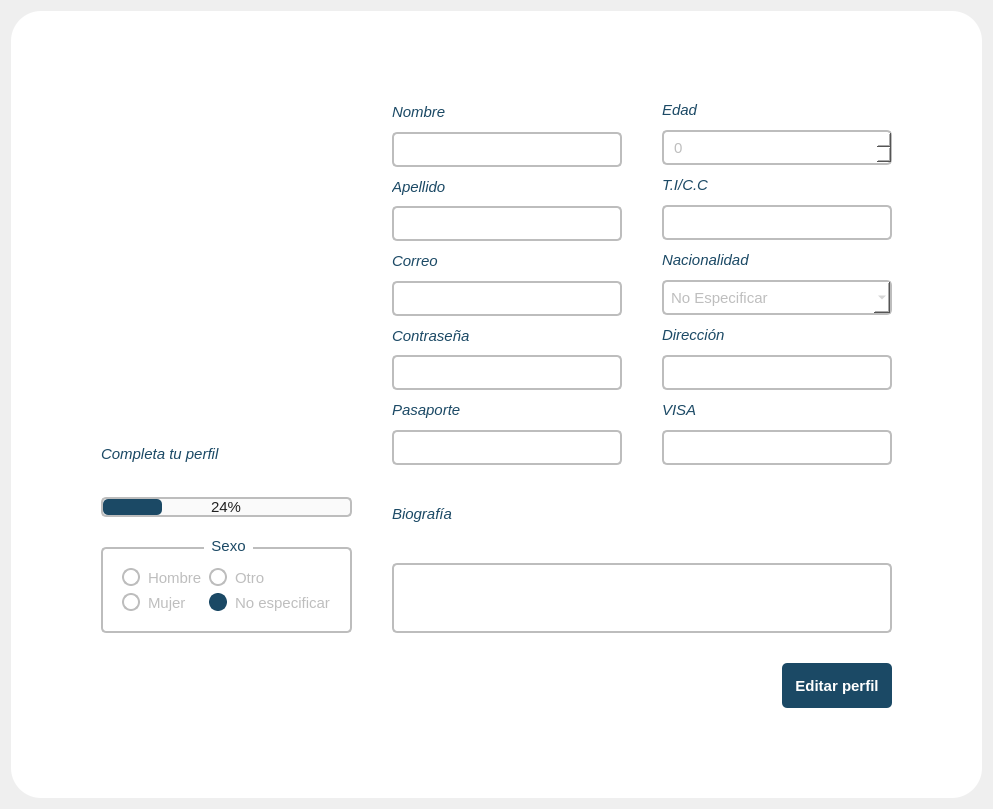
             <widget class="QWidget" name="profile_page">
              <layout class="QGridLayout" name="gridLayout_4">
               <item row="0" column="0">
                <widget class="QFrame" name="frame_15">
                 <property name="styleSheet">
                  <string notr="true">QFrame {
	border-radius: 30px;
	background-color: rgb(255, 255, 255);
}
QLabel {
    color: #1B4965;
    font-size: 15px;
    font-style: italic;
}


QPushButton {
    background-color: rgb(27, 73, 101);
    color: white;
    border: none;
    border-radius: 5px;
    font-size: 15px;
    font-weight: bold;
}

QPushButton:hover {
    background-color:
}

QPushButton:pressed {
    background-color: #163B52; 
}

QLineEdit {
    background-color: white; 
    border: 2px solid #BDBDBD;
    border-radius: 5px; 
    padding: 0 8px; 
    font-size: 15px;
    height: 40px;
    width: 230px;
}

QLineEdit:focus {
    border: 2px solid #1B4965; /* Color principal */
}

QPlainTextEdit {
    background-color: white; 
    border: 2px solid #BDBDBD;
    border-radius: 5px; 
    padding: 10px;
    font-size: 15px;
}

QPlainTextEdit:focus {
    border: 2px solid #1B4965; /* Color principal */
}

QRadioButton {
    font-size: 15px;
    spacing: 8px;
	background-color: white;
}

QRadioButton::indicator {
    width: 14px;
    height: 14px;
    border-radius: 9px;
    border: 2px solid #BDBDBD;
    background-color: white;
}

QRadioButton::indicator:checked {
    background-color: #1B4965; /* Color principal */
    border: 2px solid #1B4965;
}

QRadioButton::indicator:unchecked:hover {
    border: 2px solid #1B4965; /* Color principal */
}

QComboBox {
    background-color: white;
    border: 2px solid #BDBDBD;
    border-radius: 5px;
    padding: 5px;
    font-size: 15px;
    height: 40px;
}

QComboBox:focus {
    border: 2px solid #1B4965; /* Color principal */
}

QSpinBox {
    background-color: white;
    border: 2px solid #BDBDBD;
    border-radius: 5px;
    padding: 0 8px;
    font-size: 15px;
    height: 40px;
}

QSpinBox:focus {
    border: 2px solid #1B4965; /* Color principal */
}

/* Estilo para QGroupBox */
QGroupBox {
    border: 2px solid #BDBDBD;
    border-radius: 5px;
    margin-top: 10px;
    font-size: 15px;
    padding: 10px;
	background-color: rgb(255, 255, 255);
}

QGroupBox::title {
    subcontrol-origin: margin;
    subcontrol-position: top center;
    padding: 0 5px;
    background-color: white;
    color: #1B4965; 
    font-weight: bold;
    font-style: italic;
}

/* Estilo para QProgressBar */
QProgressBar {
    border: 2px solid #BDBDBD;
    border-radius: 5px;
    text-align: center;
    font-size: 15px;
    color: #212121; /* Color del texto */
    background-color: #FAFAFA; /* Color de fondo */
    height: 10px; /* Alto más pequeño */
}

QProgressBar::chunk {
    background-color: #1B4965; /* Color principal */
    border-radius: 5px;
    margin: 0px;
}
</string>
                 </property>
                 <property name="frameShape">
                  <enum>QFrame::StyledPanel</enum>
                 </property>
                 <property name="frameShadow">
                  <enum>QFrame::Raised</enum>
                 </property>
                 <layout class="QGridLayout" name="gridLayout_15">
                  <property name="leftMargin">
                   <number>50</number>
                  </property>
                  <property name="topMargin">
                   <number>50</number>
                  </property>
                  <property name="rightMargin">
                   <number>50</number>
                  </property>
                  <property name="bottomMargin">
                   <number>50</number>
                  </property>
                  <item row="0" column="0">
                   <layout class="QVBoxLayout" name="verticalLayout_23">
                    <item>
                     <spacer name="verticalSpacer">
                      <property name="orientation">
                       <enum>Qt::Vertical</enum>
                      </property>
                      <property name="sizeHint" stdset="0">
                       <size>
                        <width>20</width>
                        <height>40</height>
                       </size>
                      </property>
                     </spacer>
                    </item>
                    <item>
                     <layout class="QHBoxLayout" name="horizontalLayout_11">
                      <item>
                       <spacer name="horizontalSpacer_8">
                        <property name="orientation">
                         <enum>Qt::Horizontal</enum>
                        </property>
                        <property name="sizeHint" stdset="0">
                         <size>
                          <width>40</width>
                          <height>20</height>
                         </size>
                        </property>
                       </spacer>
                      </item>
                      <item>
                       <layout class="QVBoxLayout" name="verticalLayout_22">
                        <property name="spacing">
                         <number>30</number>
                        </property>
                        <item>
                         <layout class="QGridLayout" name="gridLayout_2">
                          <property name="spacing">
                           <number>40</number>
                          </property>
                          <item row="0" column="2">
                           <layout class="QVBoxLayout" name="verticalLayout_20">
                            <property name="spacing">
                             <number>11</number>
                            </property>
                            <item>
                             <widget class="QLabel" name="age_label_profile_2">
                              <property name="text">
                               <string>Edad</string>
                              </property>
                             </widget>
                            </item>
                            <item>
                             <widget class="QSpinBox" name="age_edit_profile_2">
                              <property name="enabled">
                               <bool>false</bool>
                              </property>
                              <property name="minimumSize">
                               <size>
                                <width>230</width>
                                <height>35</height>
                               </size>
                              </property>
                              <property name="maximumSize">
                               <size>
                                <width>230</width>
                                <height>35</height>
                               </size>
                              </property>
                              <property name="readOnly">
                               <bool>false</bool>
                              </property>
                             </widget>
                            </item>
                            <item>
                             <widget class="QLabel" name="id_label_profile_2">
                              <property name="text">
                               <string>T.I/C.C</string>
                              </property>
                             </widget>
                            </item>
                            <item>
                             <widget class="QLineEdit" name="id_edit_profile_2">
                              <property name="enabled">
                               <bool>false</bool>
                              </property>
                              <property name="minimumSize">
                               <size>
                                <width>230</width>
                                <height>35</height>
                               </size>
                              </property>
                              <property name="maximumSize">
                               <size>
                                <width>230</width>
                                <height>35</height>
                               </size>
                              </property>
                             </widget>
                            </item>
                            <item>
                             <widget class="QLabel" name="country_label_profile_2">
                              <property name="text">
                               <string>Nacionalidad</string>
                              </property>
                             </widget>
                            </item>
                            <item>
                             <widget class="QComboBox" name="country_edit_profile_2">
                              <property name="enabled">
                               <bool>false</bool>
                              </property>
                              <property name="minimumSize">
                               <size>
                                <width>230</width>
                                <height>35</height>
                               </size>
                              </property>
                              <property name="maximumSize">
                               <size>
                                <width>230</width>
                                <height>35</height>
                               </size>
                              </property>
                              <property name="contextMenuPolicy">
                               <enum>Qt::NoContextMenu</enum>
                              </property>
                              <property name="editable">
                               <bool>true</bool>
                              </property>
                              <item>
                               <property name="text">
                                <string>No Especificar</string>
                               </property>
                              </item>
                              <item>
                               <property name="text">
                                <string>Colombia</string>
                               </property>
                              </item>
                              <item>
                               <property name="text">
                                <string>México</string>
                               </property>
                              </item>
                              <item>
                               <property name="text">
                                <string>España</string>
                               </property>
                              </item>
                             </widget>
                            </item>
                            <item>
                             <widget class="QLabel" name="adress_label_profile_2">
                              <property name="text">
                               <string>Dirección</string>
                              </property>
                             </widget>
                            </item>
                            <item>
                             <widget class="QLineEdit" name="adress_edit_profile_2">
                              <property name="enabled">
                               <bool>false</bool>
                              </property>
                              <property name="minimumSize">
                               <size>
                                <width>230</width>
                                <height>35</height>
                               </size>
                              </property>
                              <property name="maximumSize">
                               <size>
                                <width>230</width>
                                <height>35</height>
                               </size>
                              </property>
                             </widget>
                            </item>
                            <item>
                             <widget class="QLabel" name="visa_label_profile_2">
                              <property name="text">
                               <string>VISA</string>
                              </property>
                             </widget>
                            </item>
                            <item>
                             <widget class="QLineEdit" name="visa_edit_profile_2">
                              <property name="enabled">
                               <bool>false</bool>
                              </property>
                              <property name="minimumSize">
                               <size>
                                <width>230</width>
                                <height>35</height>
                               </size>
                              </property>
                              <property name="maximumSize">
                               <size>
                                <width>230</width>
                                <height>35</height>
                               </size>
                              </property>
                             </widget>
                            </item>
                           </layout>
                          </item>
                          <item row="0" column="1">
                           <layout class="QVBoxLayout" name="verticalLayout_17">
                            <property name="spacing">
                             <number>9</number>
                            </property>
                            <item>
                             <widget class="QLabel" name="name_label_profile_2">
                              <property name="text">
                               <string>Nombre</string>
                              </property>
                             </widget>
                            </item>
                            <item>
                             <widget class="QLineEdit" name="name_edit_profile_2">
                              <property name="enabled">
                               <bool>false</bool>
                              </property>
                              <property name="minimumSize">
                               <size>
                                <width>230</width>
                                <height>35</height>
                               </size>
                              </property>
                              <property name="maximumSize">
                               <size>
                                <width>230</width>
                                <height>35</height>
                               </size>
                              </property>
                              <property name="maxLength">
                               <number>40</number>
                              </property>
                              <property name="placeholderText">
                               <string/>
                              </property>
                             </widget>
                            </item>
                            <item>
                             <widget class="QLabel" name="lastname_label_profile_2">
                              <property name="text">
                               <string>Apellido</string>
                              </property>
                             </widget>
                            </item>
                            <item>
                             <widget class="QLineEdit" name="lastname_edit_profile_2">
                              <property name="enabled">
                               <bool>false</bool>
                              </property>
                              <property name="minimumSize">
                               <size>
                                <width>230</width>
                                <height>35</height>
                               </size>
                              </property>
                              <property name="maximumSize">
                               <size>
                                <width>230</width>
                                <height>35</height>
                               </size>
                              </property>
                             </widget>
                            </item>
                            <item>
                             <widget class="QLabel" name="email_label_profile_2">
                              <property name="text">
                               <string>Correo</string>
                              </property>
                             </widget>
                            </item>
                            <item>
                             <widget class="QLineEdit" name="email_edit_profile_2">
                              <property name="enabled">
                               <bool>false</bool>
                              </property>
                              <property name="minimumSize">
                               <size>
                                <width>230</width>
                                <height>35</height>
                               </size>
                              </property>
                              <property name="maximumSize">
                               <size>
                                <width>230</width>
                                <height>35</height>
                               </size>
                              </property>
                             </widget>
                            </item>
                            <item>
                             <widget class="QLabel" name="pass_label_profile_2">
                              <property name="text">
                               <string>Contraseña</string>
                              </property>
                             </widget>
                            </item>
                            <item>
                             <widget class="QLineEdit" name="pass_edit_profile_2">
                              <property name="enabled">
                               <bool>false</bool>
                              </property>
                              <property name="minimumSize">
                               <size>
                                <width>230</width>
                                <height>35</height>
                               </size>
                              </property>
                              <property name="maximumSize">
                               <size>
                                <width>230</width>
                                <height>35</height>
                               </size>
                              </property>
                             </widget>
                            </item>
                            <item>
                             <widget class="QLabel" name="passport_label_profile_2">
                              <property name="text">
                               <string>Pasaporte</string>
                              </property>
                             </widget>
                            </item>
                            <item>
                             <widget class="QLineEdit" name="passport_edit_profile_2">
                              <property name="enabled">
                               <bool>false</bool>
                              </property>
                              <property name="minimumSize">
                               <size>
                                <width>230</width>
                                <height>35</height>
                               </size>
                              </property>
                              <property name="maximumSize">
                               <size>
                                <width>230</width>
                                <height>35</height>
                               </size>
                              </property>
                             </widget>
                            </item>
                           </layout>
                          </item>
                          <item row="1" column="1" colspan="2">
                           <layout class="QVBoxLayout" name="verticalLayout_21">
                            <item>
                             <widget class="QLabel" name="boigraphy_label_profile_2">
                              <property name="text">
                               <string>Biografía</string>
                              </property>
                             </widget>
                            </item>
                            <item>
                             <widget class="QPlainTextEdit" name="biography_paintext_profile_2">
                              <property name="enabled">
                               <bool>false</bool>
                              </property>
                              <property name="minimumSize">
                               <size>
                                <width>500</width>
                                <height>70</height>
                               </size>
                              </property>
                              <property name="maximumSize">
                               <size>
                                <width>500</width>
                                <height>70</height>
                               </size>
                              </property>
                              <property name="centerOnScroll">
                               <bool>true</bool>
                              </property>
                             </widget>
                            </item>
                           </layout>
                          </item>
                          <item row="0" column="0" rowspan="2">
                           <layout class="QVBoxLayout" name="verticalLayout_11">
                            <property name="spacing">
                             <number>20</number>
                            </property>
                            <item>
                             <widget class="QLabel" name="label_myprofile_page_photo_2">
                              <property name="minimumSize">
                               <size>
                                <width>250</width>
                                <height>250</height>
                               </size>
                              </property>
                              <property name="maximumSize">
                               <size>
                                <width>250</width>
                                <height>250</height>
                               </size>
                              </property>
                              <property name="text">
                               <string/>
                              </property>
                              <property name="pixmap">
                               <pixmap resource="recursos_1.qrc">:/Icons/icons/sinfoto.png</pixmap>
                              </property>
                              <property name="scaledContents">
                               <bool>true</bool>
                              </property>
                             </widget>
                            </item>
                            <item>
                             <layout class="QHBoxLayout" name="horizontalLayout_9">
                              <item>
                               <widget class="QPushButton" name="open_pic_to_profile_pic_2">
                                <property name="enabled">
                                 <bool>false</bool>
                                </property>
                                <property name="minimumSize">
                                 <size>
                                  <width>40</width>
                                  <height>40</height>
                                 </size>
                                </property>
                                <property name="maximumSize">
                                 <size>
                                  <width>40</width>
                                  <height>40</height>
                                 </size>
                                </property>
                                <property name="cursor">
                                 <cursorShape>PointingHandCursor</cursorShape>
                                </property>
                                <property name="styleSheet">
                                 <string notr="true">border: none;
background: transparent;
</string>
                                </property>
                                <property name="text">
                                 <string/>
                                </property>
                                <property name="icon">
                                 <iconset resource="recursos_1.qrc">
                                  <normaloff>:/Icons/icons/icons8-camera-50.png</normaloff>:/Icons/icons/icons8-camera-50.png</iconset>
                                </property>
                                <property name="iconSize">
                                 <size>
                                  <width>40</width>
                                  <height>40</height>
                                 </size>
                                </property>
                                <property name="checkable">
                                 <bool>false</bool>
                                </property>
                               </widget>
                              </item>
                              <item>
                               <widget class="QPushButton" name="delete_profile_pic_2">
                                <property name="enabled">
                                 <bool>false</bool>
                                </property>
                                <property name="minimumSize">
                                 <size>
                                  <width>30</width>
                                  <height>30</height>
                                 </size>
                                </property>
                                <property name="maximumSize">
                                 <size>
                                  <width>30</width>
                                  <height>30</height>
                                 </size>
                                </property>
                                <property name="cursor">
                                 <cursorShape>PointingHandCursor</cursorShape>
                                </property>
                                <property name="styleSheet">
                                 <string notr="true">border: none;
background: transparent;
</string>
                                </property>
                                <property name="text">
                                 <string/>
                                </property>
                                <property name="icon">
                                 <iconset resource="recursos_1.qrc">
                                  <normaloff>:/Icons/icons/icons8-trash-50.png</normaloff>:/Icons/icons/icons8-trash-50.png</iconset>
                                </property>
                                <property name="iconSize">
                                 <size>
                                  <width>40</width>
                                  <height>40</height>
                                 </size>
                                </property>
                                <property name="checkable">
                                 <bool>false</bool>
                                </property>
                               </widget>
                              </item>
                             </layout>
                            </item>
                            <item>
                             <widget class="QLabel" name="label_progressbar_profile_2">
                              <property name="text">
                               <string>Completa tu perfil</string>
                              </property>
                             </widget>
                            </item>
                            <item>
                             <widget class="QProgressBar" name="progressbar_profile_2">
                              <property name="value">
                               <number>24</number>
                              </property>
                             </widget>
                            </item>
                            <item>
                             <widget class="QGroupBox" name="sexo_groupbox_profile_2">
                              <property name="enabled">
                               <bool>false</bool>
                              </property>
                              <property name="title">
                               <string>Sexo</string>
                              </property>
                              <layout class="QGridLayout" name="gridLayout_10">
                               <item row="0" column="0">
                                <widget class="QRadioButton" name="hombre_radio_profile_2">
                                 <property name="text">
                                  <string>Hombre</string>
                                 </property>
                                </widget>
                               </item>
                               <item row="0" column="1">
                                <widget class="QRadioButton" name="otro_radio_profile_2">
                                 <property name="text">
                                  <string>Otro</string>
                                 </property>
                                </widget>
                               </item>
                               <item row="1" column="0">
                                <widget class="QRadioButton" name="mujer_radio_profile_2">
                                 <property name="text">
                                  <string>Mujer</string>
                                 </property>
                                </widget>
                               </item>
                               <item row="1" column="1">
                                <widget class="QRadioButton" name="none_radio_profile_2">
                                 <property name="text">
                                  <string>No especificar</string>
                                 </property>
                                 <property name="checked">
                                  <bool>true</bool>
                                 </property>
                                </widget>
                               </item>
                              </layout>
                             </widget>
                            </item>
                           </layout>
                          </item>
                         </layout>
                        </item>
                        <item>
                         <layout class="QHBoxLayout" name="horizontalLayout_10">
                          <item>
                           <spacer name="horizontalSpacer_6">
                            <property name="orientation">
                             <enum>Qt::Horizontal</enum>
                            </property>
                            <property name="sizeHint" stdset="0">
                             <size>
                              <width>40</width>
                              <height>20</height>
                             </size>
                            </property>
                           </spacer>
                          </item>
                          <item>
                           <widget class="QPushButton" name="edit_profile_2">
                            <property name="minimumSize">
                             <size>
                              <width>110</width>
                              <height>45</height>
                             </size>
                            </property>
                            <property name="maximumSize">
                             <size>
                              <width>110</width>
                              <height>45</height>
                             </size>
                            </property>
                            <property name="cursor">
                             <cursorShape>PointingHandCursor</cursorShape>
                            </property>
                            <property name="text">
                             <string>Editar perfil</string>
                            </property>
                            <property name="checkable">
                             <bool>true</bool>
                            </property>
                           </widget>
                          </item>
                         </layout>
                        </item>
                       </layout>
                      </item>
                      <item>
                       <spacer name="horizontalSpacer_7">
                        <property name="orientation">
                         <enum>Qt::Horizontal</enum>
                        </property>
                        <property name="sizeHint" stdset="0">
                         <size>
                          <width>40</width>
                          <height>20</height>
                         </size>
                        </property>
                       </spacer>
                      </item>
                     </layout>
                    </item>
                    <item>
                     <spacer name="verticalSpacer_6">
                      <property name="orientation">
                       <enum>Qt::Vertical</enum>
                      </property>
                      <property name="sizeHint" stdset="0">
                       <size>
                        <width>20</width>
                        <height>40</height>
                       </size>
                      </property>
                     </spacer>
                    </item>
                   </layout>
                  </item>
                 </layout>
                </widget>
               </item>
              </layout>
             </widget>
